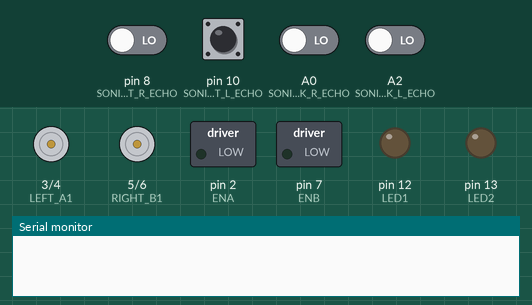
The sketch below on a simulated Arduino Uno, built with avr-gcc and run on an emulated ATmega328P. Parts: motor-driver pin pairs drawn as motors (green arrow = first pin HIGH = forward, orange = second pin HIGH = backward, longer = more drive), switched loads named in the sketch (green lamp = pin HIGH), output pins drawn as LEDs (lit = HIGH), the last lines printed to the serial monitor. The test bench sets the inputs (shaded band); at power-on: A0 (SONIC_BACK_R_ECHO), A2 (SONIC_BACK_L_ECHO), pin 8 (SONIC_FRONT_R_ECHO), pin 10 (SONIC_FRONT_L_ECHO) LOW. Random numbers use the default seed unless the sketch sets one; pins used as bus, display or sensor lines are not drawn.

Above: at 0.1 s.
At 19.0 s:
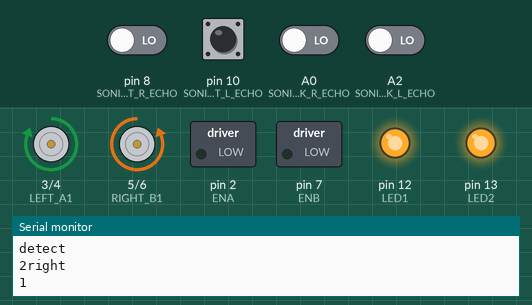
19.1 s: pin 10 (SONIC_FRONT_L_ECHO) pulsed HIGH 5 times (0.12 s each, 0.3 s apart)
At 38.9 s:
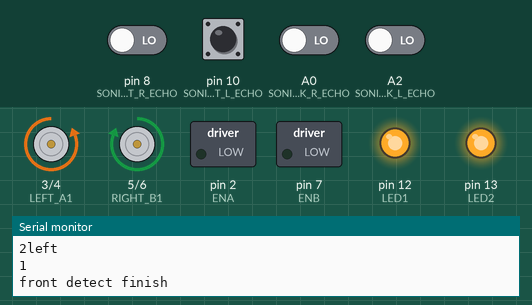
Timing chart, 0 to 45.1 s (numbered marks = the images above; inputs shaded):
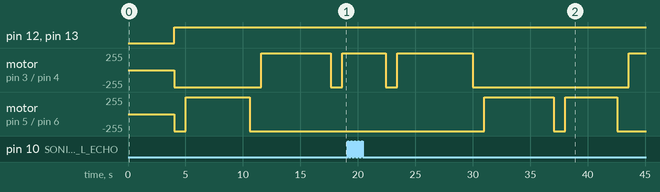

The sketch:

motor_object_led_sonic4ea.ino
```cpp
#define ENA 2
#define LEFT_A1 3 //왼쪽 바퀴
#define LEFT_A2 4 //왼쪽 바퀴

#define RIGHT_B1 5 //오른쪽 바퀴
#define RIGHT_B2 6 //오른쪽 바퀴
#define ENB 7

#define SPEED 90
//초음파 센서 PIN 설정

#define SONIC_FRONT_R_ECHO 8
#define SONIC_FRONT_R_TRIG 9
#define SONIC_FRONT_L_ECHO 10
#define SONIC_FRONT_L_TRIG 11

#define LED1 12
#define LED2 13

#define SONIC_BACK_R_ECHO A0
#define SONIC_BACK_R_TRIG A1
#define SONIC_BACK_L_ECHO A2
#define SONIC_BACK_L_TRIG A3
void setup() {
  Serial.begin(9600);   //시리얼모니터

  //모터 핀모드 설정
  pinMode(LEFT_A1, OUTPUT);
  pinMode(LEFT_A2, OUTPUT);

  pinMode(RIGHT_B1, OUTPUT);
  pinMode(RIGHT_B2, OUTPUT);

  pinMode(ENA, OUTPUT);
  pinMode(ENB, OUTPUT);

  pinMode(SONIC_FRONT_R_ECHO, INPUT);
  pinMode(SONIC_FRONT_R_TRIG, OUTPUT);
  pinMode(SONIC_FRONT_L_ECHO, INPUT);
  pinMode(SONIC_FRONT_L_TRIG, OUTPUT);

  pinMode(SONIC_BACK_R_ECHO, INPUT);
  pinMode(SONIC_BACK_R_TRIG, OUTPUT);
  pinMode(SONIC_BACK_L_ECHO, INPUT);
  pinMode(SONIC_BACK_L_TRIG, OUTPUT);

  pinMode(LED1, OUTPUT);
  pinMode(LED2, OUTPUT);
}

 volatile int tim,tim1;
 //volatile int SPEED;
volatile int cnt;
void loop() {
 float durationfr, distancefr,durationfl, distancefl;
 float durationbl, distancebl,durationbr, distancebr;

 //==========Front R=============
  digitalWrite(SONIC_FRONT_R_TRIG, HIGH);
  delay(10);
  digitalWrite(SONIC_FRONT_R_TRIG, LOW);

  // echoPin 이 HIGH를 유지한 시간
  durationfr = pulseIn(SONIC_FRONT_R_ECHO, HIGH);
  // HIGH 였을 때 시간(초음파가 보냈다가 다시 들어온 시간)을 가지고 거리를 계산 한다.
  // 340은 초당 초음파(소리)의 속도, 10000은 밀리세컨드를 세컨드로, 왕복거리이므로 2로 나눠주면 거리가 cm 로 나옴
  distancefr = ((float)(340 * durationfr) / 10000) / 2;
  Serial.print("\nDIstancefr : ");
  Serial.println(distancefr);

 //==========Front L=============
  digitalWrite(SONIC_FRONT_L_TRIG, HIGH);
  delay(10);
  digitalWrite(SONIC_FRONT_L_TRIG, LOW);

  // echoPin 이 HIGH를 유지한 시간
  durationfl = pulseIn(SONIC_FRONT_L_ECHO, HIGH);
  // HIGH 였을 때 시간(초음파가 보냈다가 다시 들어온 시간)을 가지고 거리를 계산 한다.
  // 340은 초당 초음파(소리)의 속도, 10000은 밀리세컨드를 세컨드로, 왕복거리이므로 2로 나눠주면 거리가 cm 로 나옴
  distancefl = ((float)(340 * durationfl) / 10000) / 2;
  Serial.print("\nDIstancefl : ");
  Serial.println(distancefl);


 //==========BACK R=============
  digitalWrite(SONIC_BACK_R_TRIG, HIGH);
  delay(10);
  digitalWrite(SONIC_BACK_R_TRIG, LOW);

  // echoPin 이 HIGH를 유지한 시간
  durationbr = pulseIn(SONIC_BACK_R_ECHO, HIGH);
  // HIGH 였을 때 시간(초음파가 보냈다가 다시 들어온 시간)을 가지고 거리를 계산 한다.
  // 340은 초당 초음파(소리)의 속도, 10000은 밀리세컨드를 세컨드로, 왕복거리이므로 2로 나눠주면 거리가 cm 로 나옴
  distancebr = ((float)(340 * durationbr) / 10000) / 2;
  Serial.print("\nDIstancebr : ");
  Serial.println(distancebr);

 //==========BACK L=============

  digitalWrite(SONIC_BACK_L_TRIG, HIGH);
  delay(10);
  digitalWrite(SONIC_BACK_L_TRIG, LOW);

  // echoPin 이 HIGH를 유지한 시간
  durationbl = pulseIn(SONIC_BACK_L_ECHO, HIGH);
  // HIGH 였을 때 시간(초음파가 보냈다가 다시 들어온 시간)을 가지고 거리를 계산 한다.
  // 340은 초당 초음파(소리)의 속도, 10000은 밀리세컨드를 세컨드로, 왕복거리이므로 2로 나눠주면 거리가 cm 로 나옴
  distancebl = ((float)(340 * durationbl) / 10000) / 2;
  Serial.print("\nDIstancebl : ");
  Serial.println(distancebl);
//======================End==================

  if(distancefl<10 || distancefr<10) {         //장애물 감지
    digitalWrite(LED1,HIGH);
    digitalWrite(LED2,HIGH);

    Serial.println("\nstop");
     stop1();  //정지(1초)
     Serial.println("\nbackward\ndetect");
     tim=6;
     backward();  //후진(0.5초)
     tim=random(1,6);
     int rnd = random(0,2);   //장애물 감지시 좌/우회전 랜덤처리
     if(rnd == 0){
        Serial.println("right");
        right();
     }else{
        Serial.println("left");
        left();
  }
  Serial.println("\nfront detect finish");
   }


  else if(distancebl<10 || distancebr<10) {         //뒤장애물 감지
    digitalWrite(LED1,HIGH);
    digitalWrite(LED2,HIGH);

    Serial.println("\nstop");
     stop1();  //정지(1초)
     Serial.println("\nbackward\ndetect");
     tim=6;
     forward();  //전진(0.5초)
     tim=random(1,6);
     int rnd = random(0,2);   //장애물 감지시 좌/우회전 랜덤처리
     if(rnd == 0){
        Serial.println("right");
        right();
     }else{
        Serial.println("left");
        left();
  }
  Serial.println("\nback detect finish");
   }


   else{         //장애물 없음
   digitalWrite(LED1,LOW);
    digitalWrite(LED2,LOW);
   tim=random(1,4);
 //  SPEED=random(80,90);
     int rm=random(4);
     int n=random(1,2);
     delay(100);
 switch(rm){
  cnt++;
    case 0:
    Serial.print("\nForward");
      forward();
      break;
    case 1:
        Serial.print("\nRight");
      right();
      break;
    case 2:
    Serial.print("\nLeft");
      left();
      break;
    case 3:
 Serial.print("\nBackward");
      backward();
      break;

  }
  if(cnt>=30){
 Serial.print("\nstop");
      tim1=random(1,5);
  stop1();
  cnt=0;
  }

   }
   }


void forward(){
  digitalWrite(LEFT_A1, HIGH);
  digitalWrite(LEFT_A2, LOW);
  digitalWrite(RIGHT_B1, HIGH);
  digitalWrite(RIGHT_B2, LOW);
   analogWrite(ENA, SPEED);
   analogWrite(ENB, SPEED);
       Serial.print(tim);
       if(tim>2){
        tim=2;
        }
  delay(500*tim);

}
void backward(){
  digitalWrite(LEFT_A1, LOW);
  digitalWrite(LEFT_A2, HIGH);
  digitalWrite(RIGHT_B1, LOW);
  digitalWrite(RIGHT_B2, HIGH);
   analogWrite(ENA, SPEED);
   analogWrite(ENB, SPEED);
       if(tim>2){
        tim=2;
        }
       Serial.print(tim);
  delay(500*tim);
}
void left(){

  digitalWrite(LEFT_A1, LOW);
  digitalWrite(LEFT_A2, HIGH);
  digitalWrite(RIGHT_B1, HIGH);
  digitalWrite(RIGHT_B2, LOW);
  analogWrite(ENA, SPEED);
  analogWrite(ENB, SPEED);
   Serial.print(tim);
  delay(500*tim);
}
void right(){
  digitalWrite(LEFT_A1, HIGH);
  digitalWrite(LEFT_A2, LOW);
  digitalWrite(RIGHT_B1, LOW);
  digitalWrite(RIGHT_B2, HIGH);
   analogWrite(ENA, SPEED);
   analogWrite(ENB, SPEED);       Serial.print(tim);
  delay(500*tim);
}
void stop1(){
  digitalWrite(LEFT_A1, LOW);
  digitalWrite(LEFT_A2, LOW);
  digitalWrite(RIGHT_B1, LOW);
  digitalWrite(RIGHT_B2, LOW);
  delay(1000*tim1);
}
```
